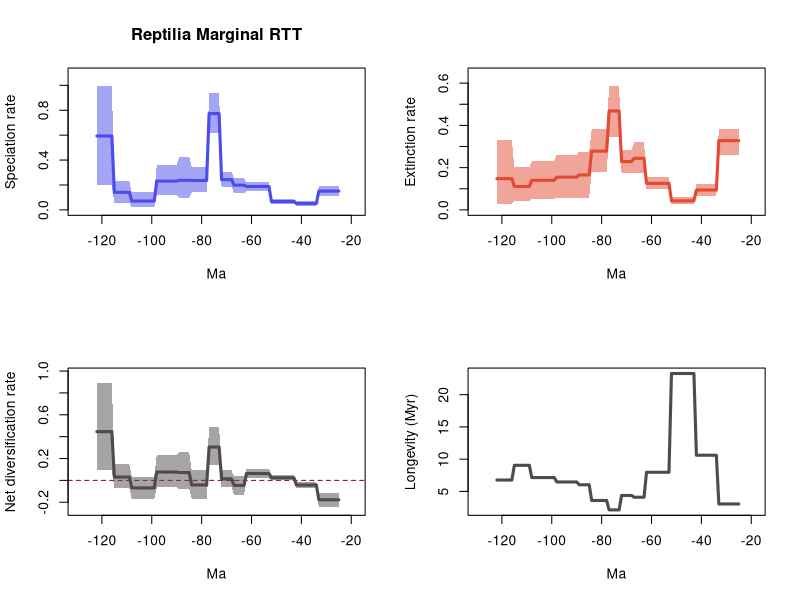

Write the R code that produced this figure.
# 1 files combined:
# 	C:\Users\SimoesLabAdmin\Documents\BDNN_Arielli\reptilia\mcmc_fixshift_predictors\C_covar/combined_10_marginal_rates.log

# 95% HPDs calculated using code from Biopy (https://www.cs.auckland.ac.nz/~yhel002/biopy/)

pdf(file='C:/Users/SimoesLabAdmin/Documents/BDNN_Arielli/reptilia/mcmc_fixshift_predictors/C_covar/C_covar_rep_combined_10_marginal_rates_RTT.pdf',width=10.8, height=8.4)
par(mfrow=c(2,2))
library(scales)
L_hpd_m95=c(NA, NA,NA,NA,NA,NA,NA,NA,NA,NA,NA,NA,NA,NA,NA,NA,NA,NA,NA,NA,NA,NA,NA,NA,NA,0.113033,0.113033,0.113033,0.113033,0.113033,0.113033,0.113033,0.113033,0.113033,0.033365,0.033365,0.033365,0.033365,0.033365,0.033365,0.033365,0.033365,0.033365,0.047332,0.047332,0.047332,0.047332,0.047332,0.047332,0.047332,0.047332,0.047332,0.047332,0.151006,0.151006,0.151006,0.151006,0.151006,0.151006,0.151006,0.151006,0.151006,0.151006,0.136549,0.136549,0.136549,0.136549,0.136549,0.181435,0.181435,0.181435,0.181435,0.181435,0.614301,0.614301,0.614301,0.614301,0.614301,0.141799,0.141799,0.141799,0.141799,0.141799,0.141799,0.141799,0.098347,0.098347,0.098347,0.098347,0.098347,0.121911,0.121911,0.121911,0.121911,0.121911,0.121911,0.121911,0.121911,0.121911,0.021615,0.021615,0.021615,0.021615,0.021615,0.021615,0.021615,0.021615,0.021615,0.021615,0.058557,0.058557,0.058557,0.058557,0.058557,0.058557,0.058557,0.195859,0.195859,0.195859,0.195859,0.195859,0.195859,0.195859)
L_hpd_M95=c(NA, NA,NA,NA,NA,NA,NA,NA,NA,NA,NA,NA,NA,NA,NA,NA,NA,NA,NA,NA,NA,NA,NA,NA,NA,0.188343,0.188343,0.188343,0.188343,0.188343,0.188343,0.188343,0.188343,0.188343,0.070825,0.070825,0.070825,0.070825,0.070825,0.070825,0.070825,0.070825,0.070825,0.087322,0.087322,0.087322,0.087322,0.087322,0.087322,0.087322,0.087322,0.087322,0.087322,0.221734,0.221734,0.221734,0.221734,0.221734,0.221734,0.221734,0.221734,0.221734,0.221734,0.254917,0.254917,0.254917,0.254917,0.254917,0.305756,0.305756,0.305756,0.305756,0.305756,0.939785,0.939785,0.939785,0.939785,0.939785,0.347772,0.347772,0.347772,0.347772,0.347772,0.347772,0.347772,0.424092,0.424092,0.424092,0.424092,0.424092,0.36018,0.36018,0.36018,0.36018,0.36018,0.36018,0.36018,0.36018,0.36018,0.141224,0.141224,0.141224,0.141224,0.141224,0.141224,0.141224,0.141224,0.141224,0.141224,0.228741,0.228741,0.228741,0.228741,0.228741,0.228741,0.228741,0.99547,0.99547,0.99547,0.99547,0.99547,0.99547,0.99547)
M_hpd_m95=c(NA, NA,NA,NA,NA,NA,NA,NA,NA,NA,NA,NA,NA,NA,NA,NA,NA,NA,NA,NA,NA,NA,NA,NA,NA,0.260068,0.260068,0.260068,0.260068,0.260068,0.260068,0.260068,0.260068,0.260068,0.067657,0.067657,0.067657,0.067657,0.067657,0.067657,0.067657,0.067657,0.067657,0.026265,0.026265,0.026265,0.026265,0.026265,0.026265,0.026265,0.026265,0.026265,0.026265,0.09767,0.09767,0.09767,0.09767,0.09767,0.09767,0.09767,0.09767,0.09767,0.09767,0.176221,0.176221,0.176221,0.176221,0.176221,0.174667,0.174667,0.174667,0.174667,0.174667,0.345432,0.345432,0.345432,0.345432,0.345432,0.180895,0.180895,0.180895,0.180895,0.180895,0.180895,0.180895,0.056376,0.056376,0.056376,0.056376,0.056376,0.055717,0.055717,0.055717,0.055717,0.055717,0.055717,0.055717,0.055717,0.055717,0.053715,0.053715,0.053715,0.053715,0.053715,0.053715,0.053715,0.053715,0.053715,0.053715,0.043423,0.043423,0.043423,0.043423,0.043423,0.043423,0.043423,0.028933,0.028933,0.028933,0.028933,0.028933,0.028933,0.028933)
M_hpd_M95=c(NA, NA,NA,NA,NA,NA,NA,NA,NA,NA,NA,NA,NA,NA,NA,NA,NA,NA,NA,NA,NA,NA,NA,NA,NA,0.385088,0.385088,0.385088,0.385088,0.385088,0.385088,0.385088,0.385088,0.385088,0.120597,0.120597,0.120597,0.120597,0.120597,0.120597,0.120597,0.120597,0.120597,0.061004,0.061004,0.061004,0.061004,0.061004,0.061004,0.061004,0.061004,0.061004,0.061004,0.154276,0.154276,0.154276,0.154276,0.154276,0.154276,0.154276,0.154276,0.154276,0.154276,0.319549,0.319549,0.319549,0.319549,0.319549,0.281998,0.281998,0.281998,0.281998,0.281998,0.586853,0.586853,0.586853,0.586853,0.586853,0.381959,0.381959,0.381959,0.381959,0.381959,0.381959,0.381959,0.276346,0.276346,0.276346,0.276346,0.276346,0.260475,0.260475,0.260475,0.260475,0.260475,0.260475,0.260475,0.260475,0.260475,0.231645,0.231645,0.231645,0.231645,0.231645,0.231645,0.231645,0.231645,0.231645,0.231645,0.200853,0.200853,0.200853,0.200853,0.200853,0.200853,0.200853,0.328704,0.328704,0.328704,0.328704,0.328704,0.328704,0.328704)
R_hpd_m95=c(NA, NA,NA,NA,NA,NA,NA,NA,NA,NA,NA,NA,NA,NA,NA,NA,NA,NA,NA,NA,NA,NA,NA,NA,NA,-0.245388,-0.245388,-0.245388,-0.245388,-0.245388,-0.245388,-0.245388,-0.245388,-0.245388,-0.072105,-0.072105,-0.072105,-0.072105,-0.072105,-0.072105,-0.072105,-0.072105,-0.072105,0.003791,0.003791,0.003791,0.003791,0.003791,0.003791,0.003791,0.003791,0.003791,0.003791,0.01743,0.01743,0.01743,0.01743,0.01743,0.01743,0.01743,0.01743,0.01743,0.01743,-0.135805,-0.135805,-0.135805,-0.135805,-0.135805,-0.062988,-0.062988,-0.062988,-0.062988,-0.062988,0.139266,0.139266,0.139266,0.139266,0.139266,-0.169436,-0.169436,-0.169436,-0.169436,-0.169436,-0.169436,-0.169436,-0.07834,-0.07834,-0.07834,-0.07834,-0.07834,-0.064322,-0.064322,-0.064322,-0.064322,-0.064322,-0.064322,-0.064322,-0.064322,-0.064322,-0.169487,-0.169487,-0.169487,-0.169487,-0.169487,-0.169487,-0.169487,-0.169487,-0.169487,-0.169487,-0.074062,-0.074062,-0.074062,-0.074062,-0.074062,-0.074062,-0.074062,0.091173,0.091173,0.091173,0.091173,0.091173,0.091173,0.091173)
R_hpd_M95=c(NA, NA,NA,NA,NA,NA,NA,NA,NA,NA,NA,NA,NA,NA,NA,NA,NA,NA,NA,NA,NA,NA,NA,NA,NA,-0.112793,-0.112793,-0.112793,-0.112793,-0.112793,-0.112793,-0.112793,-0.112793,-0.112793,-0.016382,-0.016382,-0.016382,-0.016382,-0.016382,-0.016382,-0.016382,-0.016382,-0.016382,0.050334,0.050334,0.050334,0.050334,0.050334,0.050334,0.050334,0.050334,0.050334,0.050334,0.106566,0.106566,0.106566,0.106566,0.106566,0.106566,0.106566,0.106566,0.106566,0.106566,0.039152,0.039152,0.039152,0.039152,0.039152,0.090953,0.090953,0.090953,0.090953,0.090953,0.48914,0.48914,0.48914,0.48914,0.48914,0.093608,0.093608,0.093608,0.093608,0.093608,0.093608,0.093608,0.258231,0.258231,0.258231,0.258231,0.258231,0.232208,0.232208,0.232208,0.232208,0.232208,0.232208,0.232208,0.232208,0.232208,0.034165,0.034165,0.034165,0.034165,0.034165,0.034165,0.034165,0.034165,0.034165,0.034165,0.148292,0.148292,0.148292,0.148292,0.148292,0.148292,0.148292,0.888749,0.888749,0.888749,0.888749,0.888749,0.888749,0.888749)
L_mean=c(NA, NA,NA,NA,NA,NA,NA,NA,NA,NA,NA,NA,NA,NA,NA,NA,NA,NA,NA,NA,NA,NA,NA,NA,NA,0.150593309,0.150593309,0.150593309,0.150593309,0.150593309,0.150593309,0.150593309,0.150593309,0.150593309,0.051465939,0.051465939,0.051465939,0.051465939,0.051465939,0.051465939,0.051465939,0.051465939,0.051465939,0.067013593,0.067013593,0.067013593,0.067013593,0.067013593,0.067013593,0.067013593,0.067013593,0.067013593,0.067013593,0.187694931,0.187694931,0.187694931,0.187694931,0.187694931,0.187694931,0.187694931,0.187694931,0.187694931,0.187694931,0.198550183,0.198550183,0.198550183,0.198550183,0.198550183,0.242995082,0.242995082,0.242995082,0.242995082,0.242995082,0.773415705,0.773415705,0.773415705,0.773415705,0.773415705,0.236059473,0.236059473,0.236059473,0.236059473,0.236059473,0.236059473,0.236059473,0.237457085,0.237457085,0.237457085,0.237457085,0.237457085,0.230948012,0.230948012,0.230948012,0.230948012,0.230948012,0.230948012,0.230948012,0.230948012,0.230948012,0.070975694,0.070975694,0.070975694,0.070975694,0.070975694,0.070975694,0.070975694,0.070975694,0.070975694,0.070975694,0.141043408,0.141043408,0.141043408,0.141043408,0.141043408,0.141043408,0.141043408,0.593525375,0.593525375,0.593525375,0.593525375,0.593525375,0.593525375,0.593525375)
M_mean=c(NA, NA,NA,NA,NA,NA,NA,NA,NA,NA,NA,NA,NA,NA,NA,NA,NA,NA,NA,NA,NA,NA,NA,NA,NA,0.327875427,0.327875427,0.327875427,0.327875427,0.327875427,0.327875427,0.327875427,0.327875427,0.327875427,0.094223283,0.094223283,0.094223283,0.094223283,0.094223283,0.094223283,0.094223283,0.094223283,0.094223283,0.042952764,0.042952764,0.042952764,0.042952764,0.042952764,0.042952764,0.042952764,0.042952764,0.042952764,0.042952764,0.1254975,0.1254975,0.1254975,0.1254975,0.1254975,0.1254975,0.1254975,0.1254975,0.1254975,0.1254975,0.244286837,0.244286837,0.244286837,0.244286837,0.244286837,0.228754102,0.228754102,0.228754102,0.228754102,0.228754102,0.468200432,0.468200432,0.468200432,0.468200432,0.468200432,0.278170935,0.278170935,0.278170935,0.278170935,0.278170935,0.278170935,0.278170935,0.165712241,0.165712241,0.165712241,0.165712241,0.165712241,0.154742374,0.154742374,0.154742374,0.154742374,0.154742374,0.154742374,0.154742374,0.154742374,0.154742374,0.139973184,0.139973184,0.139973184,0.139973184,0.139973184,0.139973184,0.139973184,0.139973184,0.139973184,0.139973184,0.11054999,0.11054999,0.11054999,0.11054999,0.11054999,0.11054999,0.11054999,0.147835141,0.147835141,0.147835141,0.147835141,0.147835141,0.147835141,0.147835141)
R_mean=c(NA, NA,NA,NA,NA,NA,NA,NA,NA,NA,NA,NA,NA,NA,NA,NA,NA,NA,NA,NA,NA,NA,NA,NA,NA,-0.177282127,-0.177282127,-0.177282127,-0.177282127,-0.177282127,-0.177282127,-0.177282127,-0.177282127,-0.177282127,-0.042757353,-0.042757353,-0.042757353,-0.042757353,-0.042757353,-0.042757353,-0.042757353,-0.042757353,-0.042757353,0.024060825,0.024060825,0.024060825,0.024060825,0.024060825,0.024060825,0.024060825,0.024060825,0.024060825,0.024060825,0.06219742,0.06219742,0.06219742,0.06219742,0.06219742,0.06219742,0.06219742,0.06219742,0.06219742,0.06219742,-0.045736649,-0.045736649,-0.045736649,-0.045736649,-0.045736649,0.01424095,0.01424095,0.01424095,0.01424095,0.01424095,0.305215272,0.305215272,0.305215272,0.305215272,0.305215272,-0.042111444,-0.042111444,-0.042111444,-0.042111444,-0.042111444,-0.042111444,-0.042111444,0.071744828,0.071744828,0.071744828,0.071744828,0.071744828,0.076205628,0.076205628,0.076205628,0.076205628,0.076205628,0.076205628,0.076205628,0.076205628,0.076205628,-0.068997483,-0.068997483,-0.068997483,-0.068997483,-0.068997483,-0.068997483,-0.068997483,-0.068997483,-0.068997483,-0.068997483,0.030493412,0.030493412,0.030493412,0.030493412,0.030493412,0.030493412,0.030493412,0.445690244,0.445690244,0.445690244,0.445690244,0.445690244,0.445690244,0.445690244)
trans=0.5
age=(0:(123-1))* -1
plot(age,age,type = 'n', ylim = c(0, 1.0950170000000001), xlim = c(-129.15,-18.85), ylab = 'Speciation rate', xlab = 'Ma',main='Reptilia Marginal RTT' )
polygon(c(age, rev(age)), c(L_hpd_M95, rev(L_hpd_m95)), col = alpha("#4c4cec",trans), border = NA)
lines(rev(age), rev(L_mean), col = "#4c4cec", lwd=3)
plot(age,age,type = 'n', ylim = c(0, 0.6455383), xlim = c(-129.15,-18.85), ylab = 'Extinction rate', xlab = 'Ma' )
polygon(c(age, rev(age)), c(M_hpd_M95, rev(M_hpd_m95)), col = alpha("#e34a33",trans), border = NA)
lines(rev(age), rev(M_mean), col = "#e34a33", lwd=3)
plot(age,age,type = 'n', ylim = c(-0.2699268, 0.9776239000000001), xlim = c(-129.15,-18.85), ylab = 'Net diversification rate', xlab = 'Ma' )
abline(h=0,lty=2,col="darkred")
polygon(c(age, rev(age)), c(R_hpd_M95, rev(R_hpd_m95)), col = alpha("#504A4B",trans), border = NA)
lines(rev(age), rev(R_mean), col = "#504A4B", lwd=3)
plot(age,rev(1/M_mean),type = 'n', xlim = c(-129.15,-18.85), ylab = 'Longevity (Myr)', xlab = 'Ma' )
lines(rev(age), rev(1/M_mean), col = "#504A4B", lwd=3)
n <- dev.off()